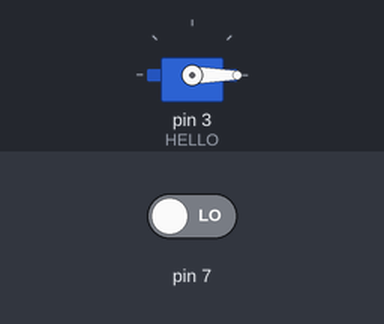
A sketch run on a simulated Arduino Uno, built with avr-gcc and run on an emulated ATmega328P. On the bench: servo. Inputs (shaded band) come from the test bench; at power-on: pin 7 LOW. Random numbers use the default seed unless the sketch sets one.

Above: at 1.2 s.
1.3 s: pin 7 driven HIGH
At 3.1 s:
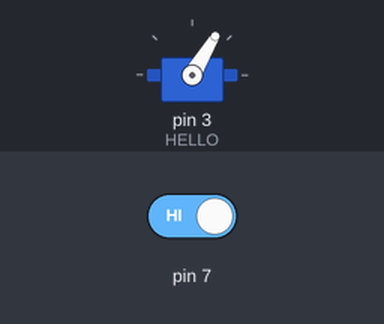
4.3 s: pin 7 driven LOW
At 5.2 s:
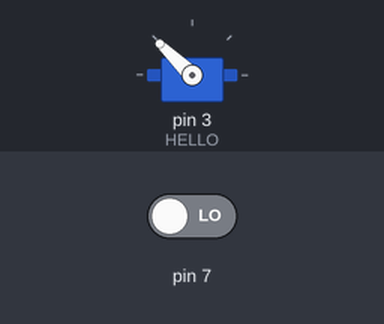
Timing chart, 0 to 7.3 s (numbered marks = the images above; inputs shaded):
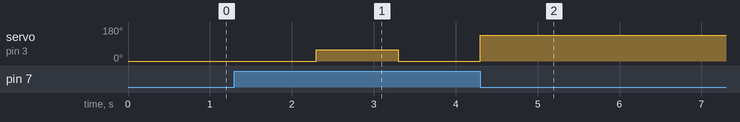

The sketch:

202324T2_R301_L5_lucky_draw_Josephine.ino
```cpp
#include <Servo.h>
Servo HELLO;
int number=0;
void setup() {
	HELLO.attach(3);
	HELLO.write(0);
	pinMode(7,INPUT);
}

void loop() {
	number = random(0, 180);
	if(digitalRead(7)){
		HELLO.write(0);
		delay(1000);
		HELLO.write(number);
		delay(1000);
	}
}
```

Measured:
- after the input at 1.3 s, servo on pin 3 (HELLO): 0° → 59° after 1.0 s, → 0° 1.0 s later
